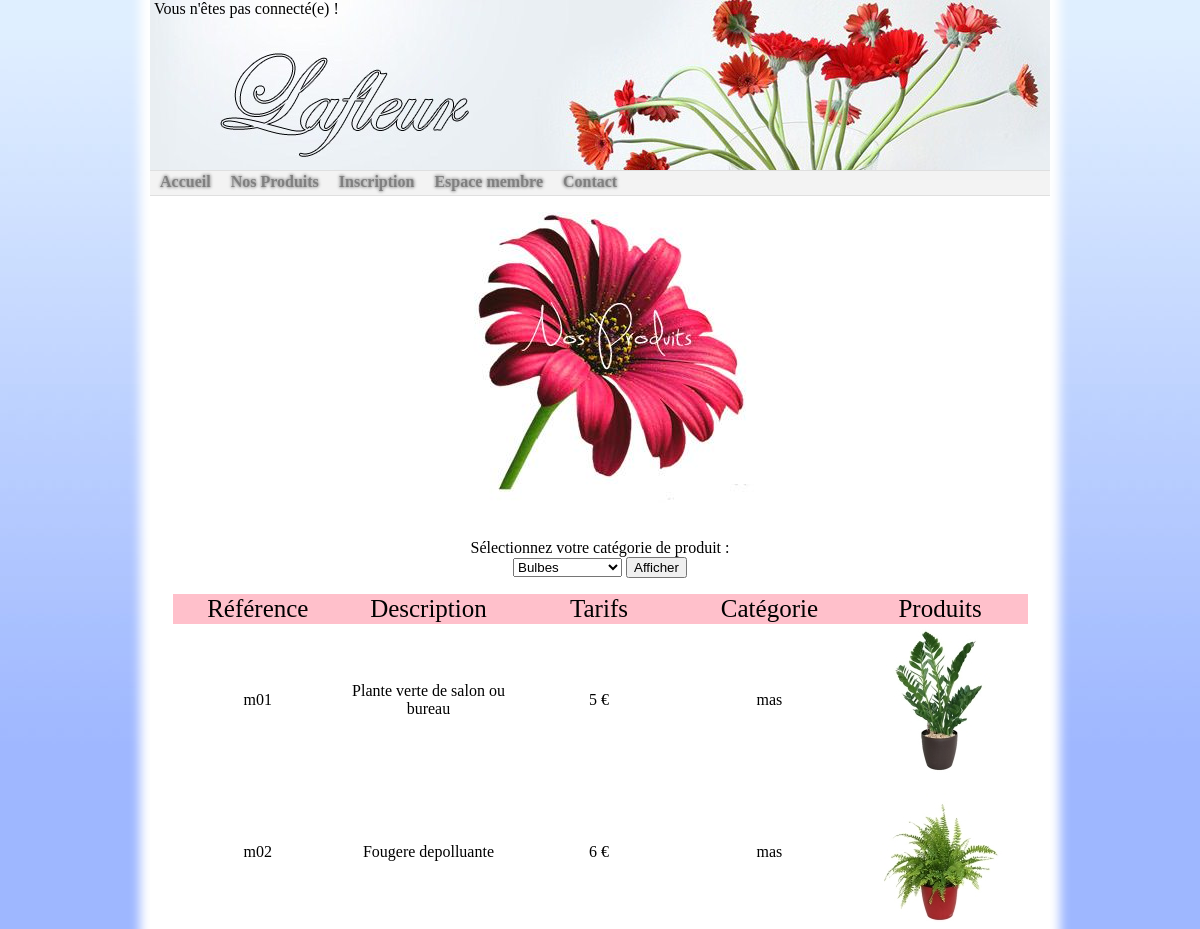
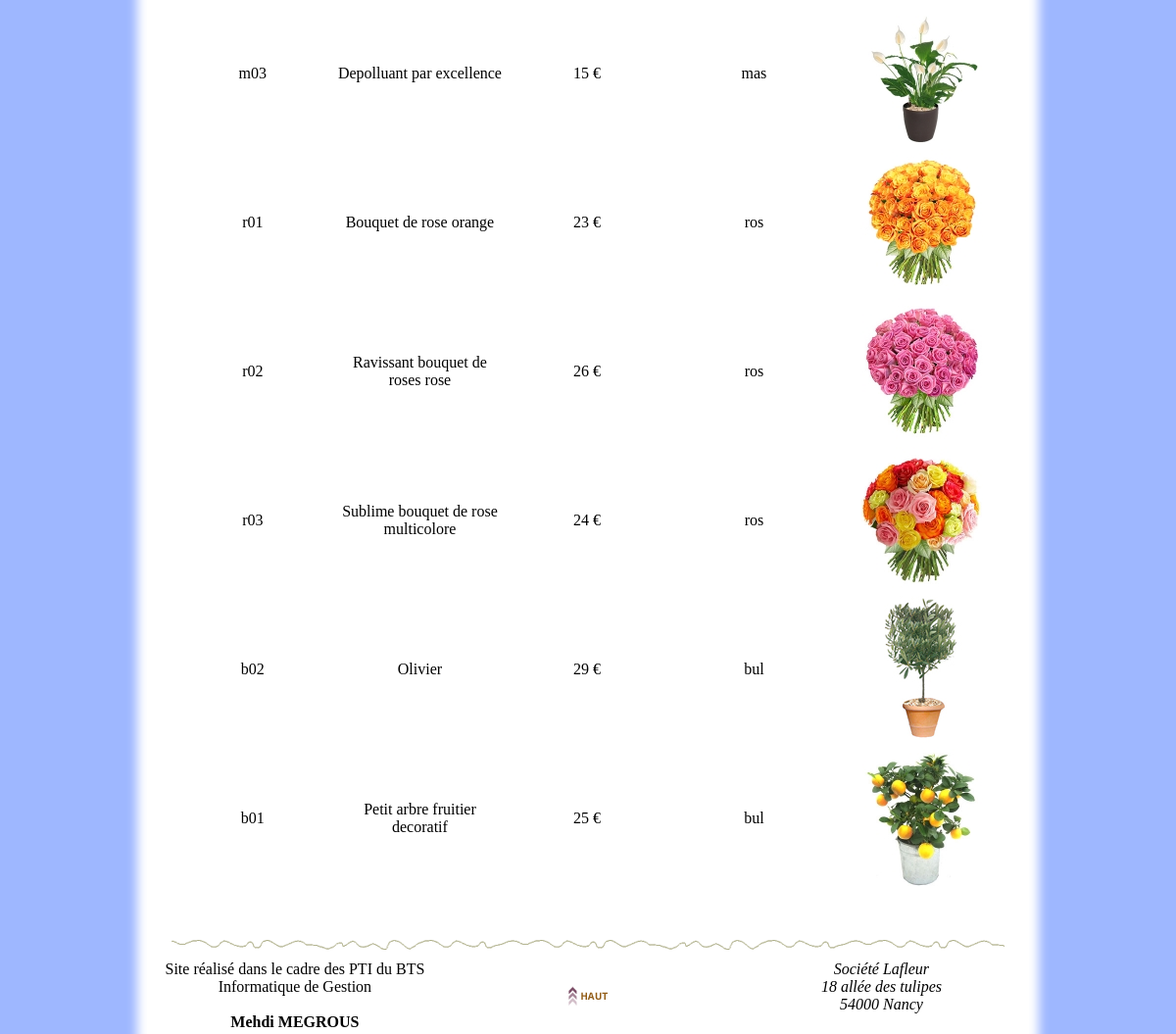
The page /NosProduits.php on the database its author committed (2 pictures, top to bottom).
### tables this page shows
CREATE TABLE IF NOT EXISTS `article` (
  `pdt_ref` varchar(50) NOT NULL,
  `pdt_designation` varchar(500) NOT NULL,
  `pdt_prix` int(11) NOT NULL,
  `pdt_categorie` varchar(50) NOT NULL,
  PRIMARY KEY (`pdt_ref`)
);

### modeles/connexionBDD.php (called while the page is built, shortened)
<?php
	class Connexion{
		private static $monPdo;
		public static function getInstance(){
			if(Connexion::$monPdo == null ){
				try{
					$serveur='mysql:host=localhost';
					$bdd='dbname=LAFLEUR_BDD';
					$user='root';
					$mdp='';
					Connexion::$monPdo = new PDO($serveur.';'.$bdd, $user, $mdp);
					Connexion::$monPdo->query("SET CHARACTER SET utf8");
				}catch(PDOException $e){
					throw new Exception("Erreur à la connexion \n". $e->getMessage());
				}
			}
			return Connexion::$monPdo;
		}
	}
?>

### InsertProduits.php (the view, shortened to what this page needs)
<?php
	require_once("modeles/connexionBDD.php");
    if(isset($_SESSION['login']))
    {
        $panier="<img src='Images/ajout.png'/>";
    }
     else{$panier="";}
    $sql = 'SELECT * FROM article';
        $lesProduits = Connexion::getInstance()->query($sql);
        echo '<center><table class="tabProduits" >';
        echo'<thead class="tabProduits"><td class="tabProduits">Référence</td><td class="tabProduits">Description</td><td class="tabProduits">Tarifs</td><td class="tabProduits">Catégorie</td><td class="tabProduits">Produits</td><td class="tabProduits"></td></thead>';
        while($unProduit = $lesProduits->fetch(PDO::FETCH_OBJ))
        {
                echo "
                     <tr class='tabProduits'>
                         <td class='tabProduits'>".$unProduit->pdt_ref."</td>
                         <td class='tabProduits'>".$unProduit->pdt_designation."</td>
                         <td class='tabProduits'>".$unProduit->pdt_prix." €</td>
                         <td class='tabProduits'>".$unProduit->pdt_categorie."</td>
                         <td class='tabProduits'><img src='Images/".$unProduit->pdt_ref.".jpg'></td>
                         <td class='tabProduits'>
                           <a href='panier.php?action=ajout&amp;pdt_ref=$unProduit->pdt_ref&amp;pdt_designation=$unProduit->pdt_designation&amp;pdt_prix=$unProduit->pdt_prix&amp;quantite=1'>
                              $panier
                           </a>
                         </td>
                     </tr>
                 ";
        }
        echo '</table></center><br/><br/>';
?>

### NosProduits.php (shortened to what this page needs)
<HTML>
    <HEAD>
        <link rel = "stylesheet" type = "text/css" href = "style/style1.css">
        <link rel = "stylesheet" type = "text/css" href = "style/underlinemenu.css">
        <link rel = "stylesheet" type = "text/css" href = "style/formTabl.css">
    </HEAD>
  <BODY>
    <div id ='page'>
        <?php include('header.php');?>
        <div id='content'>
            <center>
                <img src="Images/produits.jpg"/>
            </center>
            <br>
            <br>
            <center>
                Sélectionnez votre catégorie de produit :
                <form method="post" action="NosProduits.php">
                    <select name = "preference">
                        <option value ="bul">Bulbes </option>
                    </select>
                    <input type="submit" value="Afficher">
                </form>
            </center>
            <?php include('InsertProduits.php');?>
        </div>
        <?php include('footer.php');?>
    </div>
  </BODY>
</HTML>

### header.php (shortened to what this page needs)
<div id='header'>
    <?php
        if(!isset($_SESSION['login']))
        {
            echo "&nbsp;Vous n'êtes pas connecté(e) ! ";
        }
        else
        {
            echo '<img src="Images/membres.png"/>';
            echo "<strong>{$_SESSION['login']}</strong>";
            echo " &nbsp;<a href='deconnexion.php'><img src='Images/deconnexion.png' title='Déconnexion'/></a>";
        }
    ?>
</div>
<?php
    if(!isset($_SESSION['login']))
    {
		include('menu.php');
}
?>

### Menu.php
<center>
        <div id='menu'>
            <div id='underlinemenu'>
                <ul>
                    <li><a href="index.php" title="Accueil">&nbsp;Accueil&nbsp;</a></li>
                    <li><a href="NosProduits.php" title="Notre gamme de produits">&nbsp;Nos Produits&nbsp;</a></li>
                    <li><a href="inscription.php" title="Inscrivez vous">&nbsp;Inscription&nbsp;</a></li>
					 <li><a href="membre.php" title="Votre Espace membre">&nbsp;Espace membre&nbsp;</a></li>
                    <li><a href="Contact.php" title="Contactez-nous">&nbsp;Contact&nbsp;</a></li>
                </ul>
            </div>
        </div>
</center>

### footer.php
<div id='footer'>
    <hr style="background: transparent url(Images/hr.gif) repeat-x; width: 850px; height: 10px; border: none;">
	<center>
    <table class="tabFooter" >
        <tr>
            <td width='300px'>
                Site réalisé dans le cadre des PTI du BTS Informatique de Gestion
                <br/>
                <br/>
                <strong>Mehdi MEGROUS</strong>
            </td>
            <td width='300px'>
            <center><a href="#" title="Haut de page"><img src ='Images/HautDePage.gif'/></a></center>
            </td>
            <td width='300px'>
                <address>
                    Société Lafleur<br/>
                    18 allée des tulipes<br/>
                    54000 Nancy<br/>
                </address>
                <br/>
            </td>
        </tr>
    </table>
    </center>
</div>

### style/style1.css (style rules this page uses)
body { margin :0px; text-align:center; background:#9EB7FF url("../Images/back.jpg") repeat-x; }
#page { margin:0px auto; width :900px; text-align:left; background-color:#FFFFFF; -moz-box-shadow: 0px 0px 10px 10px #ffffff; -webkit-box-shadow: 0px 0px 10px 10px #ffffff; -o-box-shadow: 0px 0px 10px 10px #ffffff; box-shadow: 0px 0px 10px 10px #ffffff; }
#header { text-align:left; background-repeat: no-repeat ; width:900px; height:170px; background-image:url("../Images/header.jpg"); }
#content { margin:0px; background-color:#FFFFFF; width:900px; margin-bottom:12px; text-align:center; }
#footer { margin:0px; padding:0px; text-align:left; background-color:#FFFFFF; width:900px; }
a img { border:none; }

### style/underlinemenu.css (style rules this page uses)
#underlinemenu { margin: 0; padding: 0; }
#underlinemenu ul { margin: 0; margin-bottom: 1em; padding-left: 0; float: left; font-weight: bold; width: 100%; border: 1px solid #DFDFDF; border-width: 1px 0; background-color:#F3F3F3; text-shadow: 0 0 0.2em #fff, 0 0 0.2em #000; }
#underlinemenu ul li { display: inline; }
#underlinemenu ul li a { float: left; color: gray; font-weight: bold; padding: 2px 6px 4px 6px; text-decoration: none; background:#F3F3F3; url("../Images/menudivide.gif") top right repeat-y; }

### style/formTabl.css (style rules this page uses)
.tabProduits { border-collapse:collapse; width:95%; border-right:1px black; }
.tabProduits td,.tabProduits tr { width:20%; text-align:center; margin-bottom:1px black; }
thead.tabProduits { font-size:25px; background-color:pink; }
.tabFooter td { text-align:center; }

### rows shown on the page
article: pdt_ref "m01", pdt_designation "Plante verte de salon ou bureau", pdt_prix "5", pdt_categorie "mas", shows a picture
article: pdt_ref "m02", pdt_designation "Fougere depolluante", pdt_prix "6", pdt_categorie "mas", shows a picture
article: pdt_ref "m03", pdt_designation "Depolluant par excellence", pdt_prix "15", pdt_categorie "mas", shows a picture
article: pdt_ref "r01", pdt_designation "Bouquet de rose orange", pdt_prix "23", pdt_categorie "ros", shows a picture
article: pdt_ref "r02", pdt_designation "Ravissant bouquet de roses rose", pdt_prix "26", pdt_categorie "ros", shows a picture
article: pdt_ref "r03", pdt_designation "Sublime bouquet de rose multicolore", pdt_prix "24", pdt_categorie "ros", shows a picture
article: pdt_ref "b02", pdt_designation "Olivier", pdt_prix "29", pdt_categorie "bul", shows a picture
article: pdt_ref "b01", pdt_designation "Petit arbre fruitier decoratif", pdt_prix "25", pdt_categorie "bul", shows a picture
